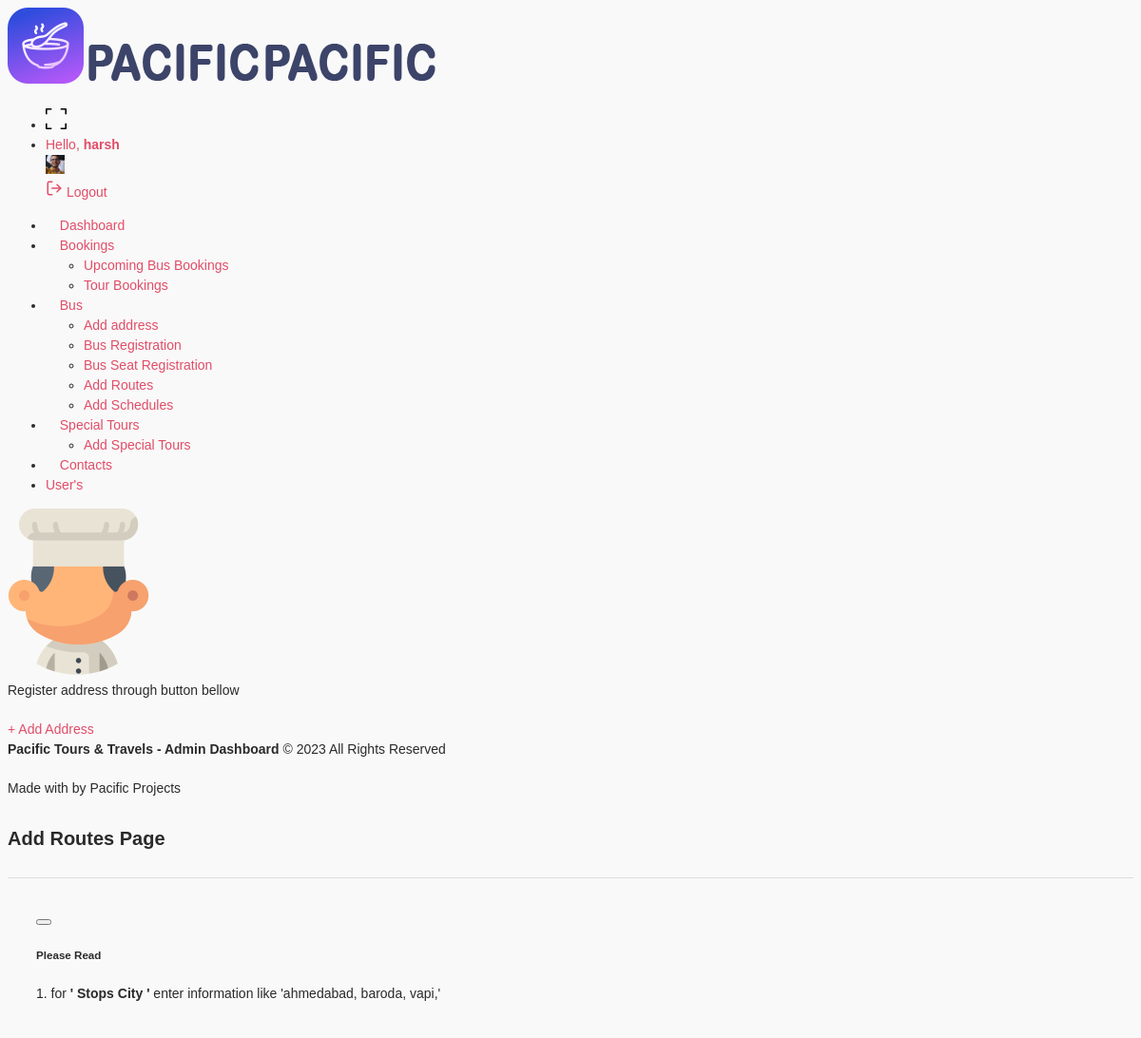
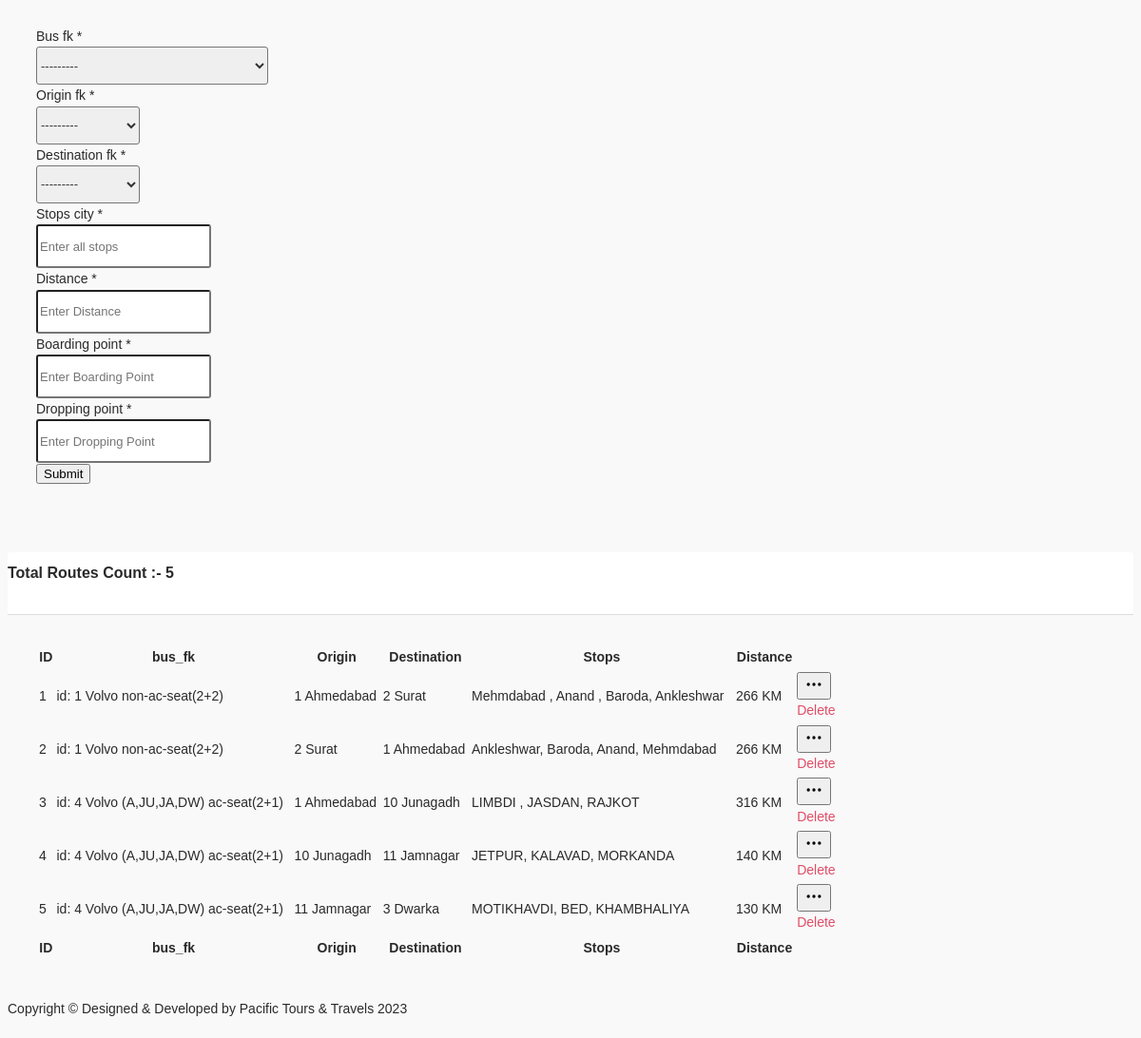
Screenshot of /manager/add_routes/ (signed in) with the database file from the repository (2 pictures, top to bottom).
### auth_system/models.py (models this page shows)
class CustomUser(AbstractUser):
    user_type = models.CharField(max_length=10,choices=user_choice,default='customer')
    contact = models.CharField(max_length=10,default='')
    gender = models.CharField(max_length=50,choices=gender_choice,default='male')

### booking/models.py (models this page shows, shortened)
class Routes(models.Model):
    bus_fk = models.ForeignKey(Bus,on_delete=models.CASCADE,related_name='routes_bus')
    origin_fk = models.ForeignKey(Address,on_delete=models.CASCADE,related_name='routes_origin_address')
    destination_fk = models.ForeignKey(Address,on_delete=models.CASCADE,related_name='routes_destination_address')
    stops_city = models.CharField(max_length=100,default='')
    distance = models.CharField(max_length=255,null=False,blank=False)
    boarding_point = models.CharField(max_length=50,null=True,blank=True)
    dropping_point = models.CharField(max_length=50,null=True,blank=True)

class Bus(models.Model):
    name = models.CharField(max_length=50,blank=True,null=True)
    driver_name = models.CharField(max_length=50)
    contact = models.CharField(max_length=10)
    plate_no = models.CharField(max_length=50)
    check_ac = models.CharField(max_length=10,choices=t_type,default='non-ac')
    seat_type = models.CharField(max_length=25,choices=s_type,default='non-ac-seat(2+2)')  # new on 28-1
    max_seats = models.IntegerField()
    def __str__(self):
        return f'id: {self.id} {self.name} {self.seat_type}'

class Address(models.Model):
    city = models.CharField(max_length=100,blank=False,null=False,unique=True)
    state = models.CharField(max_length=100,blank=False,null=False)
    pincode = models.CharField(max_length=10,blank=True,null=True)
    def __str__(self):
        return f'{self.id} {self.city}'

### manager/views.py (the view)
# urls.py: path('add_routes/',views.add_routes,name='add_routes'),
@login_required(login_url='auth_system:login_user')
def add_routes(request):
    if request.method == 'POST':
        form = Add_RoutesForm(request.POST,request.FILES)
        if form.is_valid():
            if request.POST['origin_fk'] == request.POST['destination_fk']:
                messages.success(request,'Please do not select same city as origin and distanation.')
                return redirect('manager:add_routes')
            else:
                form.save()
                messages.success(request,'Route added successfully.')
                return redirect('manager:add_routes')
    else:
        form = Add_RoutesForm()
    context={
        'form':form,
        'cnt':Routes.objects.all().count(),
        'data':Routes.objects.all()
    }
    return render(request,'manager/add_routes.html',context)

### booking/forms.py
class Add_RoutesForm(forms.ModelForm):
        class Meta:
                model = Routes
                fields = ['bus_fk','origin_fk','destination_fk','stops_city','distance','boarding_point','dropping_point']
                widgets={
                        'bus_fk':forms.Select(attrs={'class':'form-select','type':'input'}),
                        'origin_fk':forms.Select(attrs={'class':'form-select','type':'input'}),
                        'destination_fk':forms.Select(attrs={'class':'form-select','type':'input'}),
                        'stops_city':forms.TextInput(attrs={'class':'form-control input-height','type':'input','placeholder':'Enter all stops'}),
                        'distance':forms.TextInput(attrs={'class':'form-control input-height','type':'input','placeholder':'Enter Distance'}),
                        'boarding_point':forms.TextInput(attrs={'class':'form-control input-height','type':'input','placeholder':'Enter Boarding Point'}),
                        'dropping_point':forms.TextInput(attrs={'class':'form-control input-height','type':'input','placeholder':'Enter Dropping Point'})
                }

### templates/manager/add_routes.html (shortened to what this page needs)
{% extends 'manager/layout.html' %}
{% load static %}
{% block body %}
<div class="content-body">
    <div class="container-fluid">
        <div class="row page-titles mx-0">
            <div class="col-sm-6 p-md-0">
                <div class="welcome-text">
                    <h4>Add Routes Page</h4>
                </div>
            </div>
        </div>
        <div class="card-body">
            <div class="form-validation">
                <div class="alert alert-primary alert-dismissible fade show">
                    <button type="button" class="btn-close" data-bs-dismiss="alert" aria-label="btn-close">
                    </button>
                    <div class="media">
                        <div class="media-body">
                            <h5 class="mt-1 mb-1">Please Read</h5>
                            <p class="mb-0">1.  for <b>' Stops City ' </b> enter information like 'ahmedabad, baroda, vapi,'
                                <br>
                            </p>
                        </div>
                    </div>
                </div>
                <hr><br>
                <form class="" action="." method="post" enctype='multipart/form-data'>
                    <div class="row">
                        <div class="col-xl-12">
                            {% for i in form %}
                            <div class="mb-3 row">
                                <label class="col-lg-4 col-form-label">{{ i.label }}
                                    <span class="text-danger">*{{i.error}}</span>
                                </label>
                                <div class="col-lg-6">
                                    {{ i }}
                                </div>
                            </div>
                            {% endfor %}
                            <div class="mb-3 row">
                                <div class="col-lg-8 ms-auto">
                                    <button type="submit" class="btn btn-primary">Submit</button>
                                </div>
                            </div>
                        </div>
                    </div>
                </form>
            </div>
        </div>
        <div class="row">
            <div class="col-12">
                <div class="card">
                    <div class="card-header">
                        <h4 class="card-title">Total Routes Count :- {{cnt}}</h4>
                    </div>
                    <div class="card-body">
                        <div class="table-responsive">
                            <table id="example" class="display" style="min-width: 845px">
                                <thead>
                                    <tr>
                                        <th>ID</th>
                                        <th>bus_fk</th>
                                        <th>Origin</th>
                                        <th>Destination</th>
                                        <th>Stops</th>
                                        <th>Distance</th>
                                        <th></th>
                                    </tr>
                                </thead>
                                <tbody>
                                    {% for i in data %}
                                    <tr>
                                        <td>{{i.id}}</td>
                                        <td>{{i.bus_fk}}</td>
                                        <td>{{i.origin_fk}}</td>
                                        <td>{{i.destination_fk}}</td>
                                        <td>{{i.stops_city}}</td>
                                        <td>{{i.distance}} KM</td>
                                        <td>
                                            <div class="dropdown">
                                                <button type="button" class="btn btn-success light sharp" data-bs-toggle="dropdown">
                                                </button>
                                                <div class="dropdown-menu">
                                                    <a class="dropdown-item" href="#">Delete</a>
                                                </div>
                                            </div>
                                        </td>
                                    </tr>
                                    {% endfor %}
                                </tbody>
                                <tfoot>
                                    <tr>
                                        <th>ID</th>
                                        <th>bus_fk</th>
                                        <th>Origin</th>
                                        <th>Destination</th>
                                        <th>Stops</th>
                                        <th>Distance</th>
                                        <th></th>
                                    </tr>
                                </tfoot>
                            </table>
                        </div>
                    </div>
                </div>
            </div>
        </div>
    </div>
</div>
{% endblock body %}

### templates/manager/layout.html (shortened to what this page needs)
{% load static %}
<!DOCTYPE html>
<html lang="en">
<head>
    <link href="{% static 'dashboard/vendor/jqvmap/css/jqvmap.min.css' %}" rel="stylesheet">
    <link rel="stylesheet" href="{% static 'dashboard/vendor/chartist/css/chartist.min.css' %}">
    <link href="{% static 'dashboard/vendor/bootstrap-select/dist/css/bootstrap-select.min.css' %}" rel="stylesheet">
    <link href="{% static 'dashboard/css/style.css' %}" rel="stylesheet">
    <link href="{% static 'dashboard/css/LineIcons.css' %}" rel="stylesheet">
    <link rel="stylesheet" href="{% static 'dashboard/icons/flaticon/flaticon.css' %}">
    <link href="{% static 'dashboard/vendor/datatables/css/jquery.dataTables.min.css' %} " rel="stylesheet">
    <link href="{% static 'dashboard/vendor/bootstrap-select/dist/css/bootstrap-select.min.css' %}" rel="stylesheet">
</head>
<body>
    <div id="main-wrapper">
        <div class="nav-header">
            <a href="{% url 'manager:dashboard' %}" class="brand-logo">
                <img class="logo-abbr" src="{% static 'dashboard/images/logo.png' %}" alt="">
                <img class="logo-compact" src="{% static 'dashboard/images/logo-text.png' %}" alt="">
                <img class="brand-title" src="{% static 'dashboard/images/logo-text.png' %}" alt="">
            </a>
        </div>
        <div class="header">
            <div class="header-content">
                <nav class="navbar navbar-expand">
                    <div class="collapse navbar-collapse justify-content-between">
                        <ul class="navbar-nav header-right">
                            <li class="nav-item dropdown notification_dropdown">
                                <a class="nav-link dz-fullscreen primary" href="#">
                                </a>
                            </li>
                            <li class="nav-item dropdown header-profile">
                                <a class="nav-link" href="#" role="button" data-bs-toggle="dropdown">
                                    <div class="header-info">
                                        <span>Hello, <strong>{{user}}</strong></span>
                                    </div>
                                    <img src="{% static 'dashboard/images/profile/pic1.jpg' %}" width="20" alt="" />
                                </a>
                                <div class="dropdown-menu dropdown-menu-right">
                                    <a href="{% url 'auth_system:logout_user' %}" class="dropdown-item ai-icon">
                                        <span class="ms-2">Logout </span>
                                    </a>
                                </div>
                            </li>
                        </ul>
                    </div>
                </nav>
            </div>
        </div>
        <div class="deznav">
            <div class="deznav-scroll">
                <ul class="metismenu" id="menu">
                    <li><a class=" ai-icon" href="{% url 'manager:dashboard' %}" aria-expanded="false">
                            <i class="flaticon-381-networking"></i>
                            <span class="nav-text">Dashboard</span>
                        </a>
                    </li>
                    <li><a class="has-arrow ai-icon" href="javascript:void()" aria-expanded="false">
                            <i class="flaticon-381-notepad"></i>
                            <span class="nav-text">Bookings</span>
                        </a>
                        <ul aria-expanded="false">
                            <li><a href="{% url 'manager:all_bookings' %}">Upcoming Bus Bookings</a></li>
                            <li><a href="{% url 'manager:tour_bookings' %}">Tour Bookings</a></li>
                        </ul>
                    </li>
                    <li><a class="has-arrow ai-icon" href="javascript:void()" aria-expanded="false">
                            <i class="flaticon-381-television"></i>
                            <span class="nav-text">Bus</span>
                        </a>
                        <ul aria-expanded="false">
                            <li><a href="{% url 'manager:add_address' %}">Add address</a></li>
                            <li><a href="{% url 'manager:bus_registration' %}">Bus Registration</a></li>
                            <li><a href="{% url 'manager:add_bus_seat' %}">Bus Seat Registration</a></li>
                            <li><a href="{% url 'manager:add_routes' %}">Add Routes</a></li>
                            <li><a href="{% url 'manager:add_schedules' %}">Add Schedules</a></li>
                        </ul>
                    </li>
                    <li><a class="has-arrow ai-icon" href="javascript:void()" aria-expanded="false">
                            <i class="flaticon-381-controls-3"></i>
                            <span class="nav-text">Special Tours</span>
                        </a>
                        <ul aria-expanded="false">
                            <li><a href="{% url 'manager:add_special_tours' %}">Add Special Tours</a></li>
                        </ul>
                    </li>
                    <li><a class=" ai-icon" href="{% url 'manager:contact_us' %}" aria-expanded="false">
                            <i class="flaticon-381-database"></i>
                            <span class="nav-text">Contacts</span>
                        </a>
                    </li>
                    <li><a class=" ai-icon" href="{% url 'manager:all_users' %}" aria-expanded="false">
                            <span class="nav-text">User's</span>
                        </a>
                    </li>
                </ul>
                <div class="add-menu-sidebar">
                    <img src="images/icon1.png" alt="" />
                    <p>Register address through button bellow</p>
                    <a href="{% url 'manager:add_address' %}" class="btn bg-white text-black">+ Add Address</a>
                </div>
                <div class="copyright">
                    <p><strong>Pacific Tours & Travels - Admin Dashboard</strong> © 2023 All Rights Reserved</p>
                    <p>Made with  by Pacific Projects </p>
                </div>
            </div>
        </div>
        {% block body %}
        {% endblock body %}
        <div class="footer">
            <div class="copyright">
                <p>Copyright © Designed &amp; Developed by Pacific Tours & Travels </a> 2023</p>
            </div>
        </div>
    </div>
</body>
</html>

### rows the page displays
Routes: id "1", bus_fk "id: 1 Volvo non-ac-seat(2+2)", origin_fk "1 Ahmedabad", destination_fk "2 Surat", stops_city "Mehmdabad , Anand , Baroda, Ankleshwar", distance "266"
Routes: id "2", bus_fk "id: 1 Volvo non-ac-seat(2+2)", origin_fk "2 Surat", destination_fk "1 Ahmedabad", stops_city "Ankleshwar, Baroda, Anand, Mehmdabad", distance "266"
Routes: id "3", bus_fk "id: 4 Volvo (A,JU,JA,DW) ac-seat(2+1)", origin_fk "1 Ahmedabad", destination_fk "10 Junagadh", stops_city "LIMBDI , JASDAN, RAJKOT", distance "316"
Routes: id "4", bus_fk "id: 4 Volvo (A,JU,JA,DW) ac-seat(2+1)", origin_fk "10 Junagadh", destination_fk "11 Jamnagar", stops_city "JETPUR, KALAVAD, MORKANDA", distance "140"
Routes: id "5", bus_fk "id: 4 Volvo (A,JU,JA,DW) ac-seat(2+1)", origin_fk "11 Jamnagar", destination_fk "3 Dwarka", stops_city "MOTIKHAVDI, BED, KHAMBHALIYA", distance "130"

### other values shown
{{ user }} "harsh"
{{ i.label }} "Bus fk" "Origin fk" "Destination fk" "Stops city" "Distance" "Boarding point" "Dropping point"
{{ cnt }} "5"
